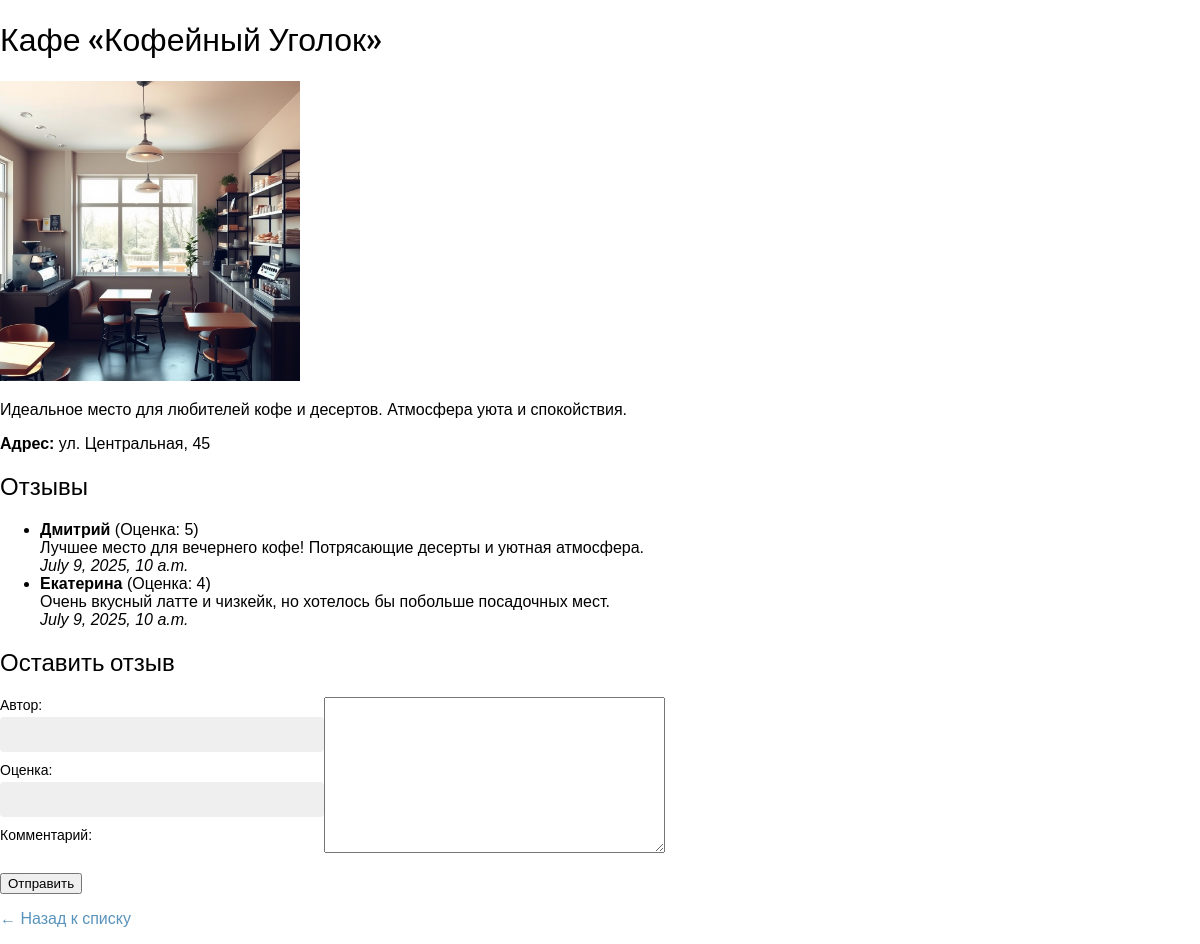
/restaurant/3/, run on the app's committed database.
### reviews/models.py (models this page shows, shortened)
class Restaurant(models.Model):
    name = models.CharField(max_length=200, verbose_name="Название")
    address = models.CharField(max_length=300, verbose_name="Адрес")
    description = models.TextField(blank=True, verbose_name="Описание")
    image = models.ImageField(upload_to='restaurants/', blank=True, null=True, verbose_name="Фото")

class Review(models.Model):
    restaurant = models.ForeignKey(Restaurant, related_name='reviews', on_delete=models.CASCADE, verbose_name="Ресторан")
    author = models.CharField(max_length=100, verbose_name="Автор")
    rating = models.PositiveIntegerField(verbose_name="Оценка")
    comment = models.TextField(verbose_name="Комментарий")
    created_at = models.DateTimeField(auto_now_add=True, verbose_name="Дата создания")

### reviews/views.py (the view)
# urls.py: path('restaurant/<int:pk>/', views.restaurant_detail, name='restaurant_detail'),
def restaurant_detail(request, pk):
    restaurant = get_object_or_404(Restaurant, pk=pk)
    reviews = restaurant.reviews.all()
    if request.method == 'POST':
        form = ReviewForm(request.POST)
        if form.is_valid():
            review = form.save(commit=False)
            review.restaurant = restaurant
            review.save()
            return redirect('restaurant_detail', pk=restaurant.pk)
    else:
        form = ReviewForm()
    return render(request, 'reviews/restaurant_detail.html', {
        'restaurant': restaurant,
        'reviews': reviews,
        'form': form
    })

### reviews/views.py
class ReviewForm(forms.ModelForm):
    class Meta:
        model = Review
        fields = ['author', 'rating', 'comment']

### reviews/templates/reviews/restaurant_detail.html (shortened to what this page needs)
<!DOCTYPE html>
<html>
<head>
    {% load static %}
    <link rel="stylesheet" href="{% static 'css/base.css' %}">
</head>
<body>
    <h1>{{ restaurant.name }}</h1>
    <img src="{% if restaurant.image %}{{ restaurant.image.url }}{% else %}{% static 'img/no_image.png' %}{% endif %}"
         alt="Фото ресторана" width="300">
    <p>{{ restaurant.description }}</p>
    <p><strong>Адрес:</strong> {{ restaurant.address }}</p>
    <h2>Отзывы</h2>
    <ul>
        {% for review in reviews %}
            <li>
                <strong>{{ review.author }}</strong> (Оценка: {{ review.rating }})<br>
                {{ review.comment }}<br>
                <em>{{ review.created_at }}</em>
            </li>
        {% empty %}
            <li>Отзывов пока нет.</li>
        {% endfor %}
    </ul>
    <h2>Оставить отзыв</h2>
    <form method="post">
        {{ form.as_p }}
        <button type="submit">Отправить</button>
    </form>
    <p><a href="{% url 'restaurant_list' %}">← Назад к списку</a></p>
</body>
</html>

### static/css/base.css (style rules this page uses)
body { margin:0; padding:0; font-family:helvetica, sans-serif; }
h1, h2, h3, h4, h5 , h6 { font-family: 'Ubuntu', sans-serif; font-weight:normal; }
a { text-decoration:none; color:#5993bb; }
form p label, form p input { float:left; clear:both; }
form p label { font-size:14px; padding-bottom:4px; }
form p input { width:300px; font-size:13px; margin-bottom:10px; padding:10px 12px; border:0; background:#efefef; color:#666; border-radius:4px; }

### data on the page
Restaurant: name "Кафе «Кофейный Уголок»", image (picture), description "Идеальное место для любителей кофе и десертов. Атмосфера уюта и спокойствия.", address "ул. Центральная, 45"
Review: author "Дмитрий", rating "5", comment "Лучшее место для вечернего кофе! Потрясающие десерты и уютная атмосфера.", created_at "July 9, 2025, 10 a.m."
Review: author "Екатерина", rating "4", comment "Очень вкусный латте и чизкейк, но хотелось бы побольше посадочных мест.", created_at "July 9, 2025, 10 a.m."
